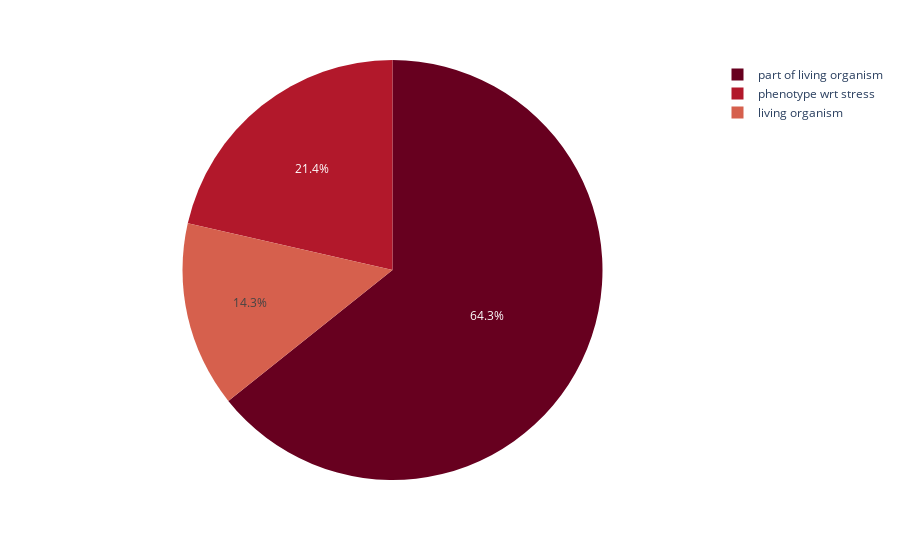

Source (notebook cell):
### Code cell
fig = px.pie(sous_class_precise, values='name', names=sous_class_precise.index, color_discrete_sequence=px.colors.sequential.RdBu)
fig.show()

### Figure 1 — Plotly figure (JSON) as saved in the notebook; plotly's stock layout.template omitted (floating-point values rounded to 4 significant figures)
{"data": [{"domain": {"x": [0, 1], "y": [0, 1]}, "hoverlabel": {"namelength": 0}, "hovertemplate": "label=%{label}<br>name=%{value}", "labels": ["living organism", "part of living organism", "phenotype wrt stress"], "legendgroup": "", "name": "", "showlegend": true, "type": "pie", "values": [2, 9, 3]}], "layout": {"legend": {"tracegroupgap": 0}, "margin": {"t": 60}, "piecolorway": ["rgb(103,0,31)", "rgb(178,24,43)", "rgb(214,96,77)", "rgb(244,165,130)", "rgb(253,219,199)", "rgb(247,247,247)", "rgb(209,229,240)", "rgb(146,197,222)", "rgb(67,147,195)", "rgb(33,102,172)", "rgb(5,48,97)"]}}
